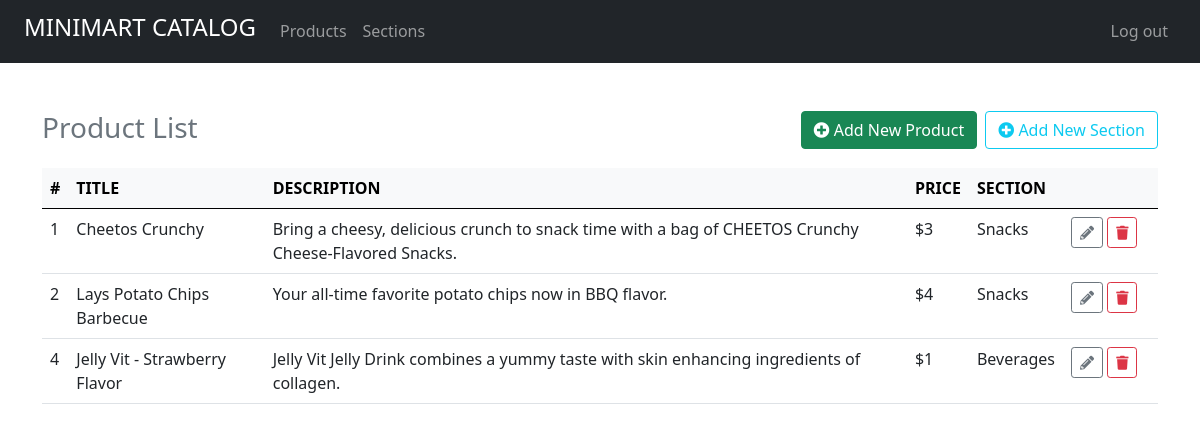
/products.php, run on the app's committed database.
### tables this page shows
CREATE TABLE `products` (
  `id` int(11) NOT NULL,
  `title` varchar(100) NOT NULL,
  `description` text NOT NULL,
  `price` int(11) NOT NULL,
  `section_id` int(11) NOT NULL
);

CREATE TABLE `sections` (
  `id` int(11) NOT NULL,
  `title` varchar(100) NOT NULL
);

### products.php (the view, shortened to what this page needs)
<?php
function getProducts(){
    $conn = connection();
    $sql = "SELECT products.id AS id, products.title AS title, products.description AS `description`, products.price AS price, sections.title AS section
            FROM products
            INNER JOIN sections
            ON products.section_id = sections.id
            ORDER BY products.id";
    if($result = $conn->query($sql)){
        return $result;
    } else {
        die("Error retrieving all products: " . $conn->error);
    }
}
?>
<!doctype html>
<html lang="en">
<head>
    <link rel="stylesheet" href="https://cdn.jsdelivr.net/npm/bootstrap@5.0.2/dist/css/bootstrap.min.css"
>
    <link rel="stylesheet" href="https://cdnjs.cloudflare.com/ajax/libs/font-awesome/5.15.4/css/all.min.css" />
</head>
<body>
    <?php
    include "main-nav.php";
    ?>
    <main class="container py-5">
        <a href="sections.php" class="btn btn-outline-info float-end ms-2"><i class="fas fa-plus-circle"></i> Add New Section</a>
        <a href="add-product.php" class="btn btn-success float-end"><i class="fas fa-plus-circle"></i> Add New Product</a>
        <h2 class="h3 text-muted">Product List</h2>
        <table class="table table-hover mt-4">
            <thead class="table-light">
                <tr>
                    <th>#</th>
                    <th>TITLE</th>
                    <th>DESCRIPTION</th>
                    <th>PRICE</th>
                    <th>SECTION</th>
                    <th style="width: 95px"></th>
                </tr>
            </thead>
            <tbody>
                <?php
                $prod_result = getProducts();
                while($prod_row = $prod_result->fetch_assoc()){
                ?>
                <tr>
                    <td><?= $prod_row['id'] ?></td>
                    <td><?= $prod_row['title'] ?></td>
                    <td><?= $prod_row['description'] ?></td>
                    <td>$<?= $prod_row['price'] ?></td>
                    <td><?= $prod_row['section'] ?></td>
                    <td>
                        <a href="edit-product.php?prod_id=<?= $prod_row['id'] ?>" class="btn btn-outline-secondary btn-sm"><i class="fas fa-pencil-alt"></i></a>
                        <a href="remove-product.php?prod_id=<?= $prod_row['id'] ?>" class="btn btn-outline-danger btn-sm"><i class="fas fa-trash"></i></a>
                    </td>
                </tr>
                <?php
                }
                ?>
            </tbody>
        </table>
    </main>
</body>
</html>

### main-nav.php (shortened to what this page needs)
<nav class="navbar navbar-expand-sm navbar-dark bg-dark px-4">
    <a href="products.php" class="navbar-brand">
        <h1 class="h4 text-uppercase">Minimart Catalog</h1>
    </a>
    <div class="collapse navbar-collapse" id="main-nav">
        <ul class="navbar-nav">
            <li class="nav-item"><a href="products.php" class="nav-link">Products</a></li>
            <li class="nav-item"><a href="sections.php" class="nav-link">Sections</a></li>
        </ul>
        <ul class="navbar-nav ms-auto">
            <li class="nav-item"><a href="profile.php" class="nav-link fw-bold"><?= $_SESSION['username'] ?></a></li>
            <li class="nav-item"><a href="logout.php" class="nav-link">Log out</a></li>
        </ul>
    </div>
</nav>

### data on the page
products: id "1", title "Cheetos Crunchy", description "Bring a cheesy, delicious crunch to snack time with a bag of CHEETOS Crunchy Cheese-Flavored Snacks.", price "3", section.title "Snacks"
products: id "2", title "Lays Potato Chips Barbecue", description "Your all-time favorite potato chips now in BBQ flavor.", price "4", section.title "Snacks"
products: id "4", title "Jelly Vit - Strawberry Flavor", description "Jelly Vit Jelly Drink combines a yummy taste with skin enhancing ingredients of collagen.", price "1", section.title "Beverages"
